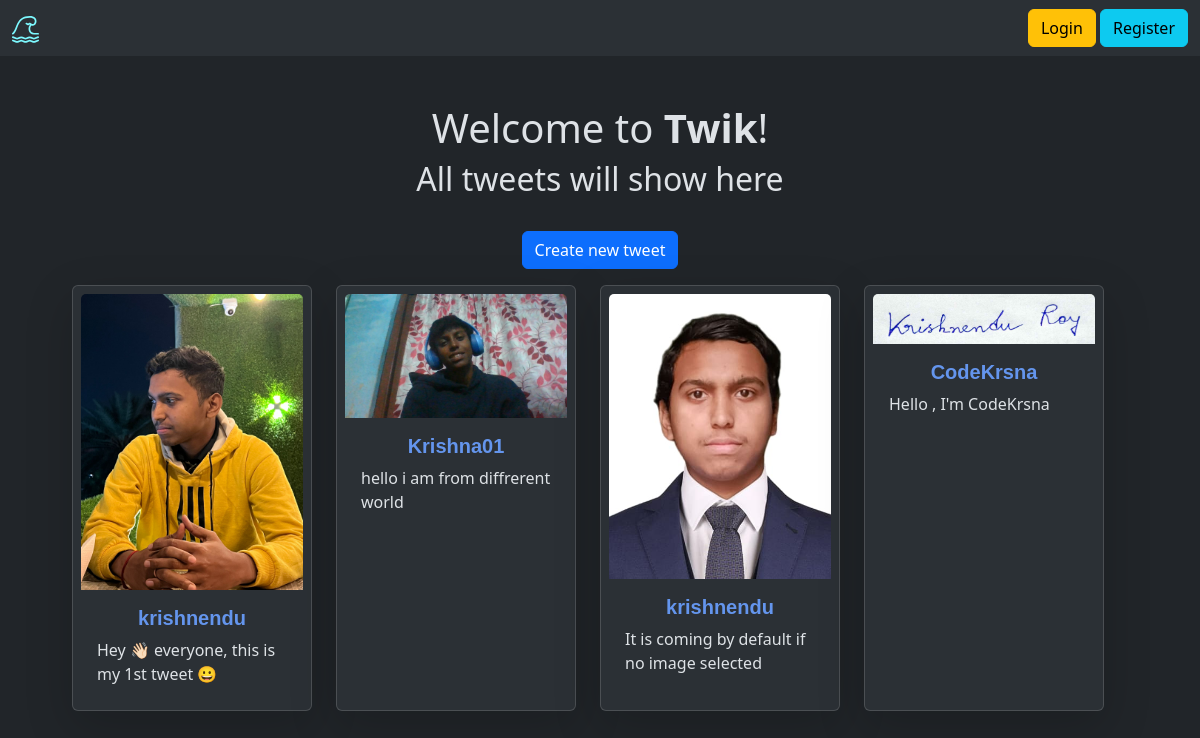
The app's page /, older data.
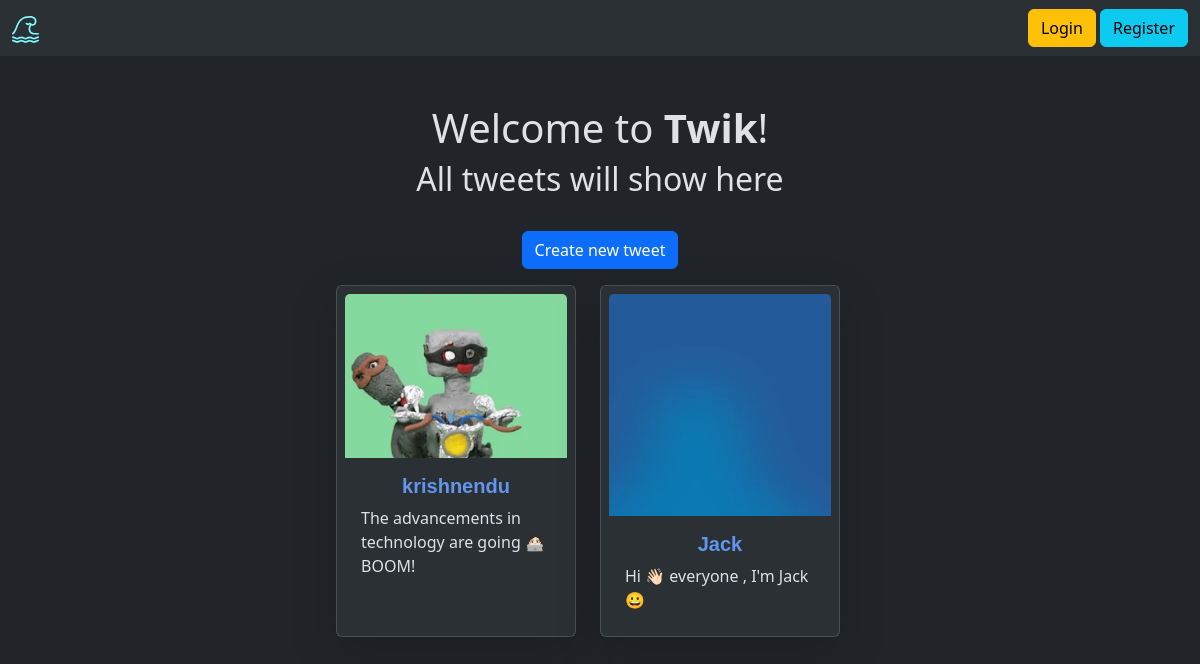
The same page, newer data.
### first_app/models.py (models this page shows)
class Twik(models.Model):
    user=models.ForeignKey(User,on_delete=models.CASCADE)
    text=models.TextField(max_length=150)
    photo=models.ImageField(upload_to='photos/', null=True, blank=True)# "Pillow" is used , a pythn imaging library
    created_at=models.DateTimeField(auto_now_add=True)
    updated_at=models.DateTimeField(auto_now_add=True)

### first_app/views.py (the view)
# urls.py: path('',views.show_tweets, name='show_tweets'),
def show_tweets(request):
    tweets = Twik.objects.all()
    return render(request,'tweets.html',{'tweets':tweets})

### first_app/templates/tweets.html (shortened to what this page needs)
{% extends 'first.html' %} {% load static %}
{% block title %} Twik {% endblock %} {% block content %}
<h1>Welcome to <b>Twik</b>!</h1>
<h2>All tweets will show here</h2>
<a class="btn btn-primary mt-4 mb-3" href="{% url 'addTweet' %}"
  >Create new tweet</a
>
<div class="container row gap-4" style="display: flex; justify-content: center">
  {% for i in tweets %}
  <div
    class="card shadow-lg p-2 mb-3 bg-body-tertiary rounded"
    style="width: 15rem"
  >
    {% if i.photo %}
    <img src="{{i.photo.url}}" class="card-img-top" />
    {% else %}
    <img src="{% static 'images/happy.jpeg' %}" class="card-img-top pt-2" />
    {% endif %}
    <div class="card-body" style="height: min-content">
      <h5
        class="card-title"
        style="
          color: cornflowerblue;
          font-weight: bolder;
          font-family: Arial, Helvetica, sans-serif;
        "
      >
        {{i.user.username}}
      </h5>
      <p class="card-text text-start">{{i.text}}</p>
    </div>
  </div>
  {% endfor %}
</div>
{% endblock %}

### templates/first.html (shortened to what this page needs)
{% load static %}
<!DOCTYPE html>
<html lang="en" data-bs-theme="dark">
<head>
    <link href="https://cdn.jsdelivr.net/npm/bootstrap@5.3.3/dist/css/bootstrap.min.css" rel="stylesheet">
</head>
</body >
<nav class="navbar navbar-expand-lg bg-body-tertiary" style="margin-bottom: 3rem;">
    <div class="container-fluid">
      <a class="navbar-brand" style="color: #7DF9FF;" href="{% url 'home' %}"></a>
      <div style="display: flex; justify-content: end; align-items: center; " >
          {% if user.is_authenticated %}
          <span style="padding-right: 1em; font-size: 1.1rem;">Welcome! <i class=" text-center" style=" font-weight: bold;font-family:'Trebuchet MS', 'Lucida Sans Unicode', 'Lucida Grande', 'Lucida Sans', Arial, sans-serif;">{{user.username}}</i> </span>
          <form method="post" action="{% url 'logout' %}">
            {% csrf_token %}
           <button class="btn btn-danger" type="submit">Logout</button>
          </form>
          {% else %}
          <div style="gap: 5;">
            <a class=" btn btn-warning text-center" href="{% url 'login' %}" type="submit">Login</a>
          <a class=" btn btn-info text-center" href="{% url 'registration' %}" type="submit">Register</a>
          </div>
          {% endif %}
      </div>
    </div>
  </nav>
<div class="container text-center" >
        {% block content %}
        {% endblock  %}
</div>
</body>
</html>

Row changes from the older to the newer data that the page shows:
removed Twik: photo (picture), user.username "krishnendu", text "Hey 👋🏻 everyone, this is my 1st tweet 😀"
removed Twik: photo (picture), user.username "Krishna01", text "hello i am from diffrerent world"
removed Twik: photo (picture), user.username "krishnendu", text "It is coming by default if no image selected"
removed Twik: photo (picture), user.username "CodeKrsna", text "Hello , I'm CodeKrsna"
added Twik: photo (picture), user.username "krishnendu", text "The advancements in technology are going 🧑🏻‍💻 BOOM!"
added Twik: photo (picture), user.username "Jack", text "Hi 👋🏻 everyone , I'm Jack 😀"
